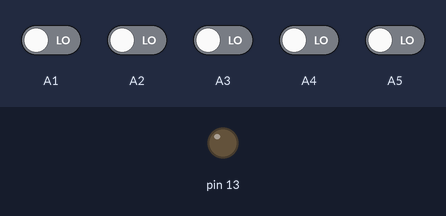
Bench run of a sketch on a simulated Arduino Uno, built with avr-gcc and run on an emulated ATmega328P. Shown: output pins drawn as LEDs (lit = HIGH). The inputs (shaded band) are chosen by the test bench; at power-on: A1–5 LOW. What the sketch prints to the serial monitor is not drawn.

Above: at 0.1 s.
At 0.6 s:
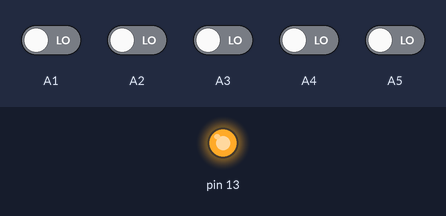
Timing chart, 0 to 12.0 s (numbered marks = the images above):
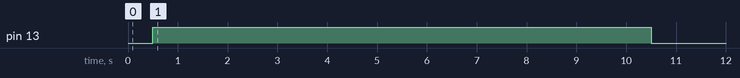

The sketch:

QTRRCCalibration.ino
```cpp
#include <QTRSensors.h>
#define QTR_EMITTERS_ON 1
// This example is designed for use with eight QTR-1RC sensors or the eight sensors of a
// QTR-8RC module.  These reflectance sensors should be connected to digital inputs 3 to 10.
// The QTR-8RC's emitter control pin (LEDON) can optionally be connected to digital pin 2,
// or you can leave it disconnected and change the EMITTER_PIN #define below from 2 to
// QTR_NO_EMITTER_PIN.

// The setup phase of this example calibrates the sensor for ten seconds and turns on
// the LED built in to the Arduino on pin 13 while calibration is going on.
// During this phase, you should expose each reflectance sensor to the lightest and
// darkest readings they will encounter.
// For example, if you are making a line follower, you should slide the sensors across the
// line during the calibration phase so that each sensor can get a reading of how dark the
// line is and how light the ground is.  Improper calibration will result in poor readings.
// If you want to skip the calibration phase, you can get the raw sensor readings
// (pulse times from 0 to 2500 us) by calling qtrrc.read(sensorValues) instead of
// qtrrc.readLine(sensorValues).

// The main loop of the example reads the calibrated sensor values and uses them to
// estimate the position of a line.  You can test this by taping a piece of 3/4" black
// electrical tape to a piece of white paper and sliding the sensor across it.  It
// prints the sensor values to the serial monitor as numbers from 0 (maximum reflectance)
// to 1000 (minimum reflectance) followed by the estimated location of the line as a number
// from 0 to 5000.  1000 means the line is directly under sensor 1, 2000 means directly
// under sensor 2, etc.  0 means the line is directly under sensor 0 or was last seen by
// sensor 0 before being lost.  5000 means the line is directly under sensor 5 or was
// last seen by sensor 5 before being lost.


#define NUM_SENSORS   5     // number of sensors used
#define TIMEOUT       2500  // waits for 2500 microseconds for sensor outputs to go low
#define EMITTER_PIN   2     // emitter is controlled by digital pin 2

// sensors 0 through 7 are connected to digital pins 3 through 10, respectively
QTRSensorsRC qtrrc((unsigned char[]) {A1,A2,A3,A4,A5},
  NUM_SENSORS, TIMEOUT, EMITTER_PIN);
unsigned int sensorValues[NUM_SENSORS];


void setup()
{
  delay(500);
  pinMode(13, OUTPUT);
  digitalWrite(13, HIGH);    // turn on Arduino's LED to indicate we are in calibration mode
  for (int i = 0; i < 400; i++)  // make the calibration take about 10 seconds
  {
    qtrrc.calibrate();       // reads all sensors 10 times at 2500 us per read (i.e. ~25 ms per call)
  }
  digitalWrite(13, LOW);     // turn off Arduino's LED to indicate we are through with calibration

  // print the calibration minimum values measured when emitters were on
  Serial.begin(9600);
  for (int i = 0; i < NUM_SENSORS; i++)
  {
    Serial.print(qtrrc.calibratedMinimumOn[i]);
    Serial.print(' ');
  }
  Serial.println();

  // print the calibration maximum values measured when emitters were on
  for (int i = 0; i < NUM_SENSORS; i++)
  {
    Serial.print(qtrrc.calibratedMaximumOn[i]);
    Serial.print(' ');
  }
  Serial.println();
  Serial.println();
  delay(1000);
}


void loop()
{
  // read calibrated sensor values and obtain a measure of the line position from 0 to 5000
  // To get raw sensor values, call:
  //  qtrrc.read(sensorValues); instead of unsigned int position = qtrrc.readLine(sensorValues);
  //unsigned int position = qtrrc.readLine(sensorValues);
  unsigned int position = qtrrc.readLine(sensorValues,QTR_EMITTERS_ON,1);

  // print the sensor values as numbers from 0 to 1000, where 0 means maximum reflectance and
  // 1000 means minimum reflectance, followed by the line position
  for (unsigned char i = 0; i < NUM_SENSORS; i++)
  {
    Serial.print(sensorValues[i]);
    Serial.print('\t');
  }
  //Serial.println(); // uncomment this line if you are using raw values
  Serial.println(position); // comment this line out if you are using raw values

  delay(250);
}
```
